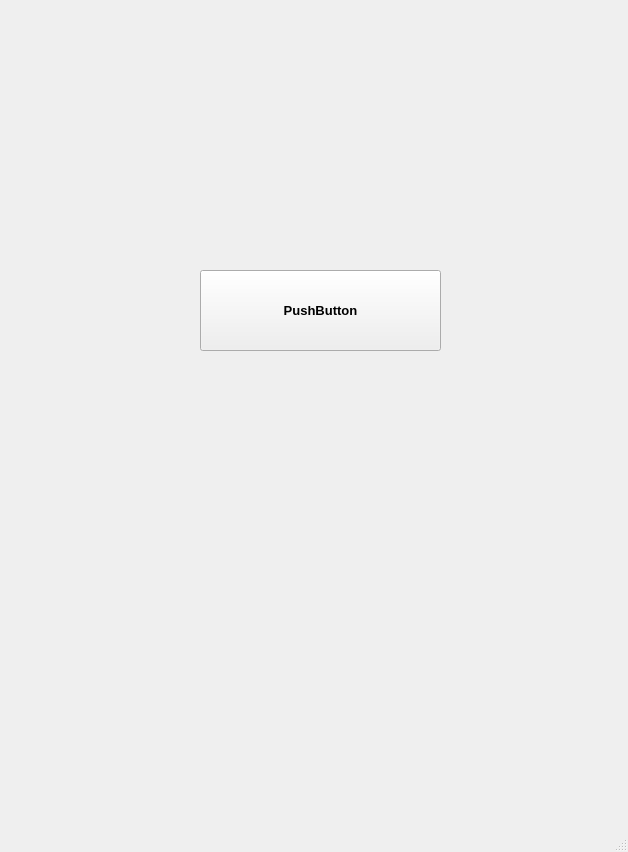
<?xml version="1.0" encoding="UTF-8"?>
<ui version="4.0">
 <class>page1</class>
 <widget class="QMainWindow" name="page1">
  <property name="geometry">
   <rect>
    <x>0</x>
    <y>0</y>
    <width>628</width>
    <height>852</height>
   </rect>
  </property>
  <property name="windowTitle">
   <string>MainWindow</string>
  </property>
  <widget class="QWidget" name="centralwidget">
   <widget class="QPushButton" name="button">
    <property name="geometry">
     <rect>
      <x>200</x>
      <y>270</y>
      <width>241</width>
      <height>81</height>
     </rect>
    </property>
    <property name="font">
     <font>
      <pointsize>10</pointsize>
      <weight>75</weight>
      <bold>true</bold>
     </font>
    </property>
    <property name="text">
     <string>PushButton</string>
    </property>
   </widget>
  </widget>
  <widget class="QMenuBar" name="menubar">
   <property name="geometry">
    <rect>
     <x>0</x>
     <y>0</y>
     <width>628</width>
     <height>27</height>
    </rect>
   </property>
  </widget>
  <widget class="QStatusBar" name="statusbar"/>
 </widget>
 <resources/>
 <connections/>
</ui>
